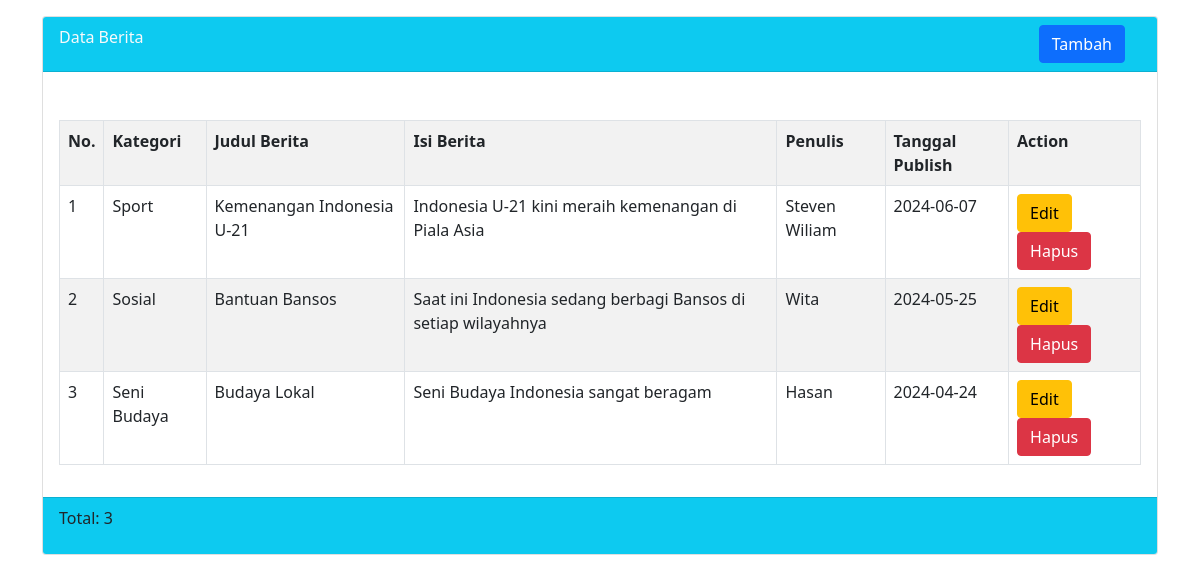
Page /list.php on the committed database.
### tables this page shows
CREATE TABLE `tbl_berita` (
  `id_berita` int(11) NOT NULL,
  `kategori` varchar(255) NOT NULL,
  `judul` varchar(255) NOT NULL,
  `isiberita` varchar(255) NOT NULL,
  `penulis` varchar(255) NOT NULL,
  `tgl_publish` date NOT NULL
);

### list.php (the view, shortened to what this page needs)
<?php include("config.php");?>
<!DOCTYPE html>
<html lang="en">
<head>
    <link href="https://cdn.jsdelivr.net/npm/bootstrap@5.0.2/dist/css/bootstrap.min.css" rel="stylesheet">
</head>
<body>
    <div class="container">
        <div class="card mt-3">
            <div class="card-header bg-info text-light">
                <div class="row ">
                    <div class="d-flex justify-content-between">
                        <span>Data Berita</span>
                        <a href="index.php" class="btn btn-primary mx-3">Tambah</a>
                    </div>
                </div>
            </div>
            <div class="card-body">
                <div class="col-md-8 mx-auto p-2">
                </div>
                <table class="table table-striped table-hover table-bordered">
                    <tr>
                        <th>No.</th>
                        <th>Kategori</th>
                        <th>Judul Berita</th>
                        <th>Isi Berita</th>
                        <th>Penulis</th>
                        <th>Tanggal Publish</th>
                        <th>Action</th>
                    </tr>
                    <?php
                    $sql = "SELECT * FROM tbl_berita order by id_berita desc";
                    $query = mysqli_query($koneksi, $sql);
                    $no = 1;
                    while ($data = mysqli_fetch_array($query)):
                    ?>
                        <tr>
                        <td><?=$no++?></td>
                        <td><?=$data['kategori']?></td>
                        <td><?=$data['judul']?></td>
                        <td><?=$data['isiberita']?></td>
                        <td><?=$data['penulis']?></td>
                        <td><?=$data['tgl_publish']?></td>
                        <td>
                            <a href="form_edit.php?id=<?= $data['id_berita']?>" class="btn btn-warning">Edit</a>
                            <a href="hapus.php?id=<?= $data['id_berita']?>" class="btn btn-danger">Hapus</a>
                        </td>
                        </tr>
                    <?php endwhile ?>
                </table>
            </div>
            <div class="card-footer bg-info">
            <p>Total: <?php echo mysqli_num_rows($query) ?></p>
            </div>
        </div>
    </div>
</body>
</html>

### rows in the picture
tbl_berita: kategori "Sport", judul "Kemenangan Indonesia U-21", isiberita "Indonesia U-21 kini meraih kemenangan di Piala Asia", penulis "Steven Wiliam", tgl_publish "2024-06-07"
tbl_berita: kategori "Sosial", judul "Bantuan Bansos", isiberita "Saat ini Indonesia sedang berbagi Bansos di setiap wilayahnya", penulis "Wita", tgl_publish "2024-05-25"
tbl_berita: kategori "Seni Budaya", judul "Budaya Lokal", isiberita "Seni Budaya Indonesia sangat beragam", penulis "Hasan", tgl_publish "2024-04-24"

### other values in the picture
mysqli_num_rows($query) "3"
